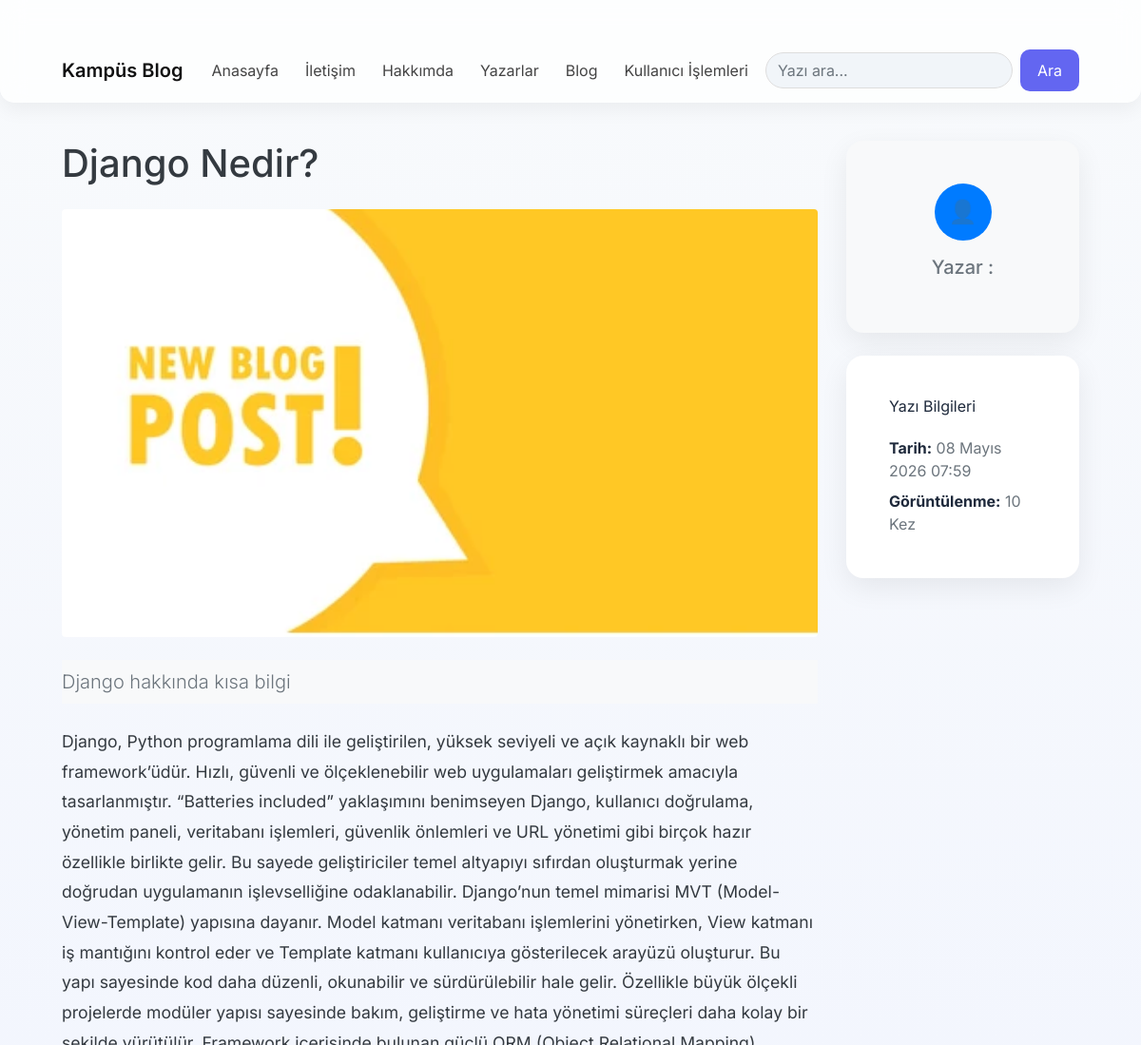
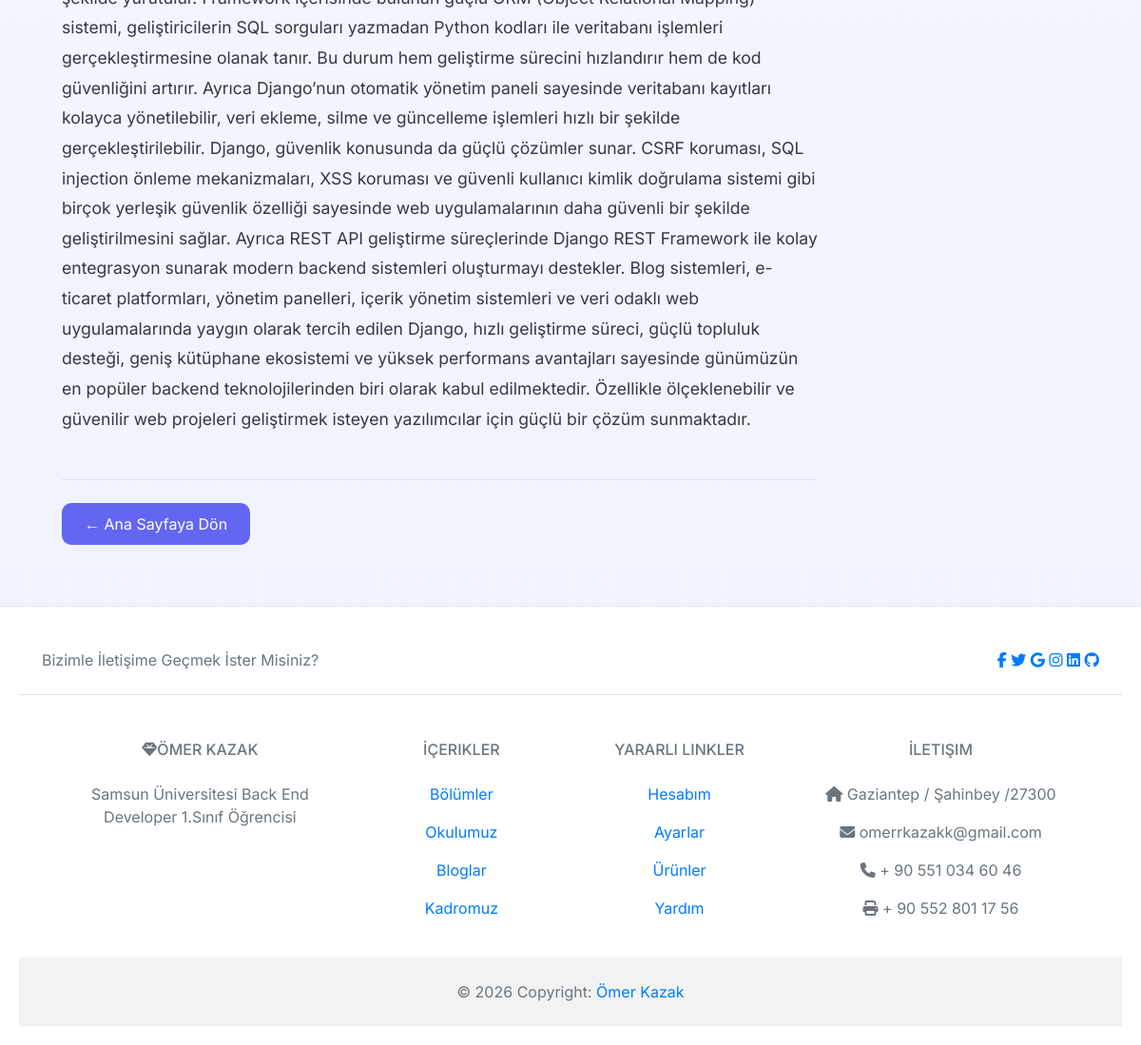
/blog/detay/1/, run on the app's committed database (2 pictures, top to bottom).
### blog/models.py (models this page shows, shortened)
class BlogPost(models.Model):
    title = models.CharField(max_length=200)
    summary = models.CharField(max_length=300)
    content = models.TextField()
    author = models.ForeignKey(Author, on_delete=models.CASCADE, null=True, blank=True)
    views = models.IntegerField(default=0)
    created_at = models.DateTimeField(auto_now_add=True)
    is_published = models.BooleanField(default=True)
    static_url = models.CharField(max_length=200, default='img/default.png')

### blog/views.py (the view)
# urls.py: path('detay/<int:id>/' , views.blog_detay, name='blog_detay'),
def blog_detay(request, id):
    try:
        yazi= blog.models.BlogPost.objects.get(id=id)
    except:
        return render(request, "404.html", status=404)
    context={
        'yazi':yazi
    }
    return render(request, 'blog_detay.html', context)

### blog/templates/blog_detay.html (shortened to what this page needs)
{% extends "base.html" %}
{% load static %}
{% block icerik %}
    <div class="row">
        <div class="col-lg-9 mb-4">
            <header class="mb-4">
                <h1 class="fw-bolder mb-2 text-dark">{{ yazi.title }}</h1>
            </header>
            <figure class="mb-4">
                <img class="img-fluid rounded shadow-sm w-100"
                     src="{% static yazi.static_url %}"
                     alt="{{ yazi.title }}"
                     style="max-height: 450px; object-fit: cover;">
            </figure>
            <section class="mb-4">
                <p class="lead fw-bold text-secondary border-start border-4 border-primary ps-4 py-2 bg-light rounded-end">
                    {{ yazi.summary }}
                </p>
            </section>
            <section class="mb-5 text-dark" style="font-size: 1.1rem; line-height: 1.8;">
                {{ yazi.content }}
            </section>
            <div class="mt-4 border-top pt-4">
                <a href="/" class="btn btn-outline-primary rounded-pill px-4">
                    &larr; Ana Sayfaya Dön
                </a>
            </div>
        </div>
        <div class="col-lg-3">
            <div class="position-sticky" style="top: 2rem;">
                <div class="card mb-4 shadow-sm border-0 bg-light">
                    <div class="card-body text-center">
                        <div class="mb-3">
                            <div class="d-inline-flex align-items-center justify-content-center bg-primary text-white rounded-circle" style="width: 60px; height: 60px; font-size: 24px;">
                            </div>
                        </div>
                        <h5 class="card-title fw-bold"><span class="text-muted">Yazar : </span>{{ yazi.author_name }}</h5>
                    </div>
                </div>
                <div class="card mb-4 shadow-sm border-0">
                    <div class="card-header bg-white fw-bold border-bottom-0 pt-3 pb-0">
                        Yazı Bilgileri
                    </div>
                    <div class="card-body">
                        <ul class="list-unstyled mb-0">
                            <li class="mb-2">
                                <strong>Tarih:</strong> <span class="text-muted">{{ yazi.created_at }}</span>
                            </li>
                            <li>
                                <strong> Görüntülenme:</strong> <span class="text-muted">{{ yazi.views }} Kez</span>
                            </li>
                        </ul>
                    </div>
                </div>
            </div>
        </div>
    </div>
{% endblock %}

### static/css/style.css (style rules this page uses)
body { font-family: 'Inter', sans-serif; background: linear-gradient(180deg, #f8fafc, #eef2ff); color: #1e293b; }
.card, .cv-card { background: #ffffff; border-radius: 18px; padding: 25px; border: none; box-shadow: 0 10px 30px rgba(0,0,0,0.07); transition: 0.3s; }
.btn, .btn-primary, .btn-cv { background: #6366f1 !important; border: none !important; color: white !important; border-radius: 10px; padding: 10px 18px; transition: 0.3s; }

### data on the page
BlogPost: title "Django Nedir?", static_url (placeholder picture), summary "Django hakkında kısa bilgi", content "Django, Python programlama dili ile geliştirilen, yüksek seviyeli ve açık kaynaklı bir web framework’üdür. Hızlı, güvenli ve ölçeklenebilir web uygulamaları geliştirmek amacıyla tasarlanmıştır. “Batteries included” yaklaşımını benimseyen Django, kullanıcı doğrulama, yönetim paneli, veritabanı işlemleri, güvenlik önlemleri ve URL yönetimi gibi birçok hazır özellikle birlikte gelir. Bu sayede geliştiriciler temel altyapıyı sıfırdan oluşturmak yerine doğrudan uygulamanın işlevselliğine odaklanabilir. Django’nun temel mimarisi MVT (Model-View-Template) yapısına dayanır. Model katmanı veritabanı işlemlerini yönetirken, View katmanı iş mantığını kontrol eder ve Template katmanı kullanıcıya…", created_at "08 Mayıs 2026 07:59", views "10"
